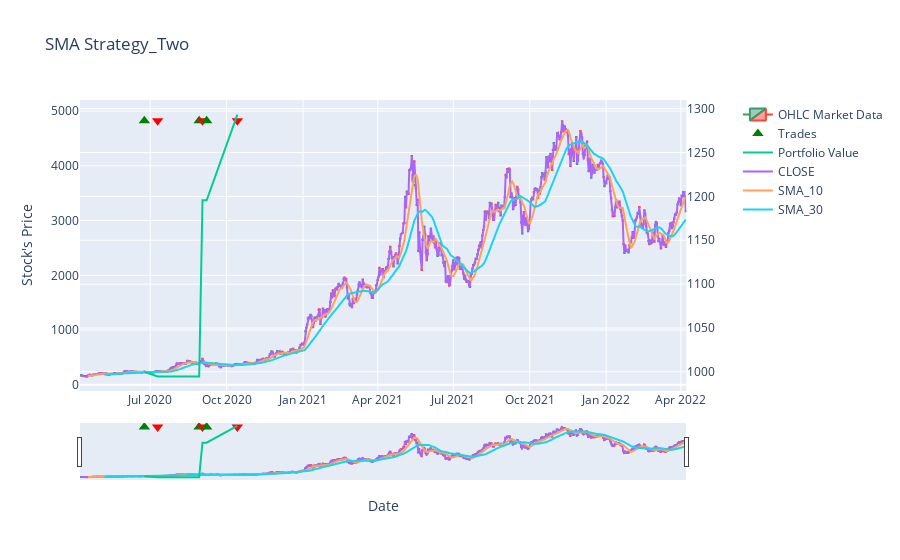

This figure's notebook cell:
### Code cell
sma_strategy = Strategy(name="SMA Strategy", cash=1000, commission=0.02, min_positions=1)
data = data.copy()
sma_strategy.load_data(data, date_column='DATE')
sma_strategy.add_single_rule('SMA_10[N-1]>SMA_30[N-1]', action=MarketAction.SELL, action_quantity='ALL')
sma_strategy.add_single_rule('SMA_10[N-1]<SMA_30[N-1]', action=MarketAction.BUY, action_quantity='ALL')
sma_strategy.simulate()

sma_strategy.summary()
sma_strategy.plot_history(title="SMA Strategy_Two", yaxis_title="Stock's Price", xaxis_title="Date", plot_columns=['CLOSE', 'SMA_10', 'SMA_30'])

### Figure 1 — Plotly figure (JSON) as saved in the notebook; plotly's stock layout.template omitted (floating-point values rounded to 4 significant figures; data arrays with more than 128 entries replaced by an {"elided": "..."} marker saying what was removed)
{"data": [{"close": {"elided": "728 float values"}, "high": {"elided": "728 float values"}, "low": {"elided": "728 float values"}, "name": "OHLC Market Data", "open": {"elided": "728 float values"}, "type": "candlestick", "x": {"elided": "728 str values"}}, {"hovertext": ["BUY 4.1129 at 243.12 Amount: 1000.0 Cash: 0.0", "SELL 4.1129 at 241.89 Amount: 994.7767 Cash: 994.7767", "BUY 2.5153 at 395.47 Amount: 994.7767 Cash: 0.0", "SELL 2.5153 at 475.345 Amount: 1195.5858 Cash: 1195.5858", "BUY 3.3914 at 352.51 Amount: 1195.5858 Cash: 0.0", "SELL 3.3914 at 381.37 Amount: 1293.3272 Cash: 1293.3272"], "marker": {"color": ["green", "red", "green", "red", "green", "red"], "size": 10, "symbol": ["triangle-up", "triangle-down", "triangle-up", "triangle-down", "triangle-up", "triangle-down"]}, "mode": "markers", "name": "Trades", "type": "scatter", "x": ["2020-06-23T23:59:00", "2020-07-09T23:59:00", "2020-08-28T23:59:00", "2020-09-01T23:59:00", "2020-09-06T23:59:00", "2020-10-13T23:59:00"], "xaxis": "x", "y": [4822.0, 4822.0, 4822.0, 4822.0, 4822.0, 4822.0], "yaxis": "y"}, {"mode": "lines", "name": "Portfolio Value", "type": "scatter", "x": ["2020-06-23T23:59:00", "2020-07-09T23:59:00", "2020-08-28T23:59:00", "2020-09-01T23:59:00", "2020-09-06T23:59:00", "2020-10-13T23:59:00"], "xaxis": "x", "y": [999.9, 994.8, 994.7, 1196.0, 1196.0, 1293.0], "yaxis": "y2"}, {"mode": "lines", "name": "CLOSE", "type": "scatter", "x": {"elided": "728 str values"}, "xaxis": "x", "y": {"elided": "728 float values"}, "yaxis": "y"}, {"mode": "lines", "name": "SMA_10", "type": "scatter", "x": {"elided": "728 str values"}, "xaxis": "x", "y": {"elided": "728 float values"}, "yaxis": "y"}, {"mode": "lines", "name": "SMA_30", "type": "scatter", "x": {"elided": "728 str values"}, "xaxis": "x", "y": {"elided": "728 float values"}, "yaxis": "y"}], "layout": {"title": {"text": "SMA Strategy_Two"}, "xaxis": {"anchor": "y", "domain": [0, 0.94], "title": {"text": "Date"}}, "yaxis": {"anchor": "x", "domain": [0, 1], "title": {"text": "Stock's Price"}}, "yaxis2": {"anchor": "x", "overlaying": "y", "side": "right"}}}
